Frame 1 (no input): blank canvas, image omitted
Frame 60 (no input): blank canvas, image omitted
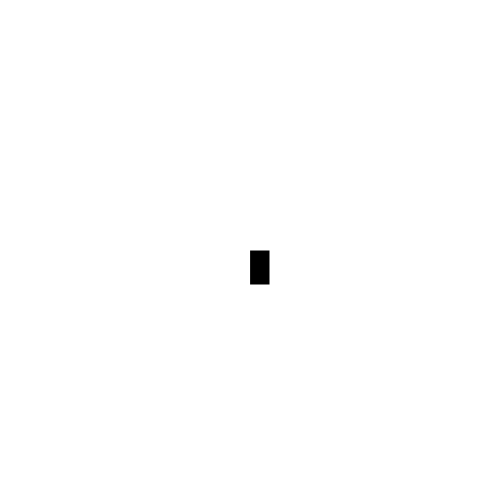
Frame 120 (the mouse pressed at the canvas centre since frame 60)

The p5.js sketch whose frames 1 and 60 were blank and that drew this single picture after the mouse press (run headless with seeded random() and noise() and a simulated clock; from frame 60 on, the mouse is pressed at the canvas centre):

// p5.js sketch
// ── sketch.js
function setup() {
    createCanvas(500, 500);
    background("white")
  }
  
  function draw() {
    stroke("white");
    fill("black");
    
    if (mouseIsPressed) {
      rect(mouseX, mouseY, 20, 35);
  }
  }
